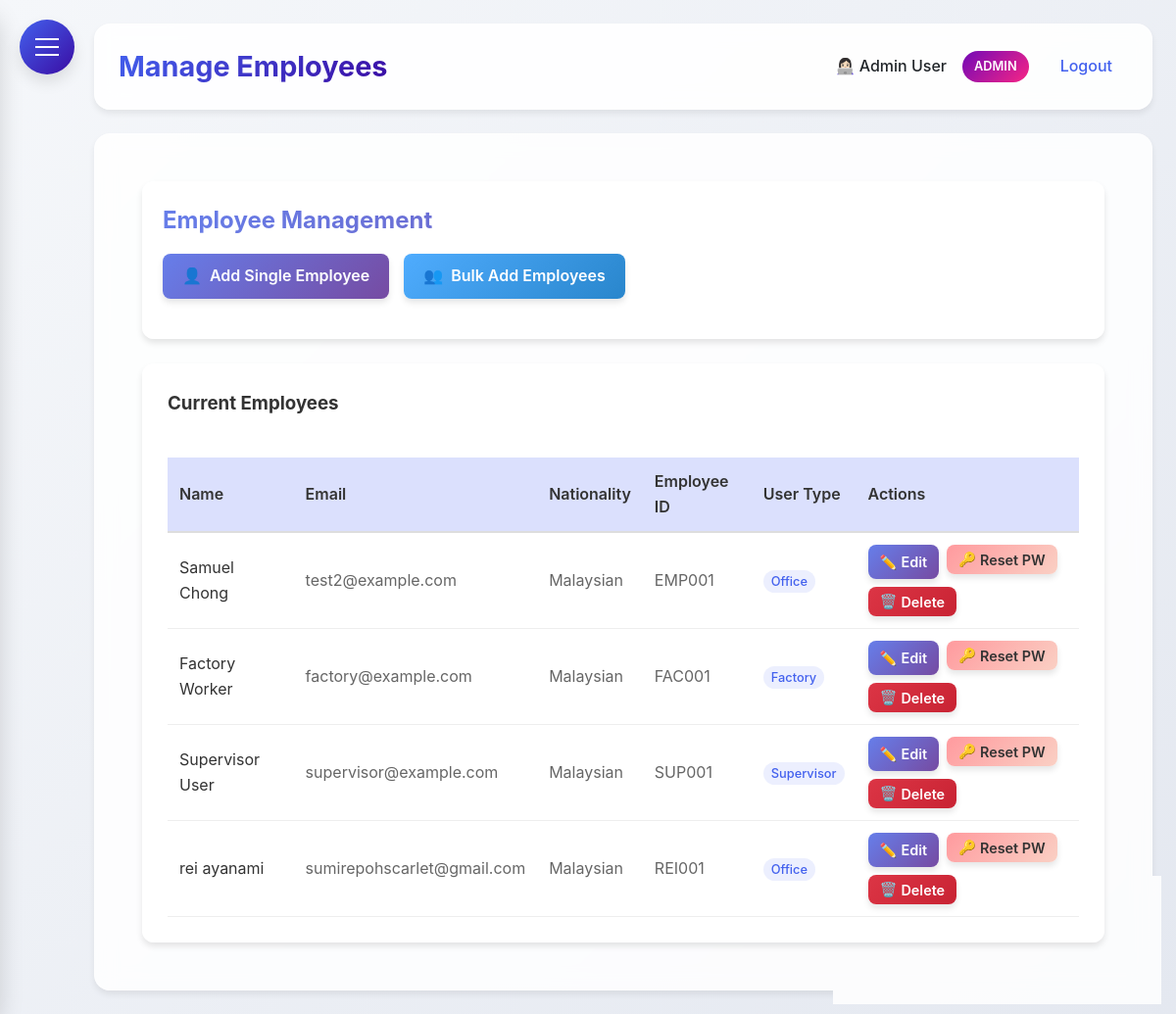
The app's page /manage_employees (signed in), older data.
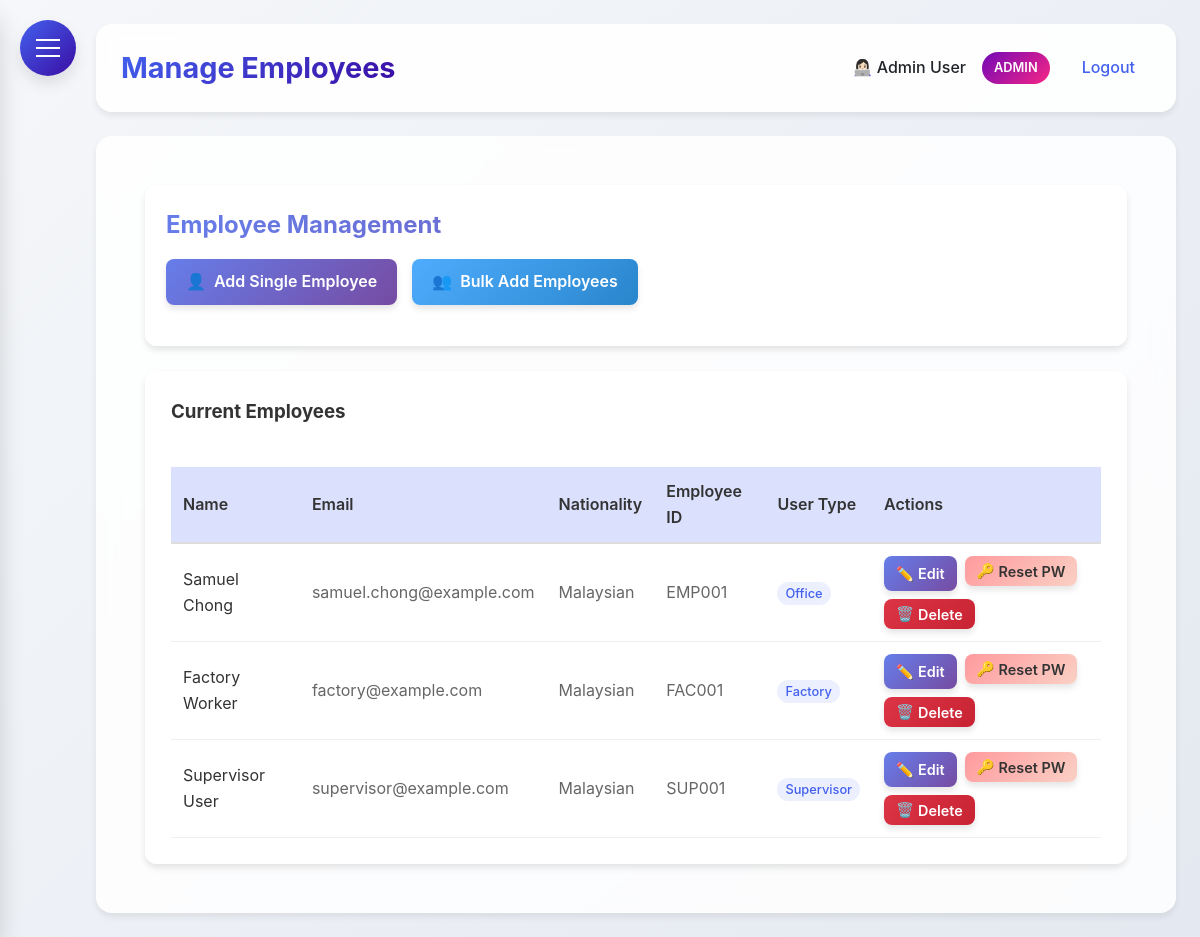
The same page, newer data.
### HerculesSystem.py (models this page shows, shortened)
class Employee(UserMixin, db.Model):
    id = db.Column(db.Integer, primary_key=True)
    username = db.Column(db.String(80), unique=True, nullable=False)
    password = db.Column(db.String(120), nullable=False)
    full_name = db.Column(db.String(120), nullable=False)
    email = db.Column(db.String(120), unique=True, nullable=False)
    nationality = db.Column(db.String(80), nullable=False)
    employee_id = db.Column(db.String(80), unique=True, nullable=False)
    hire_date = db.Column(db.Date)
    is_admin = db.Column(db.Boolean, default=False)
    user_type = db.Column(db.String(20), default='employee')
    last_clock_in = db.Column(db.DateTime)
    last_clock_out = db.Column(db.DateTime)
    last_lunch_start = db.Column(db.DateTime)
    last_lunch_end = db.Column(db.DateTime)
    leave_balances = db.relationship('LeaveBalance', back_populates='employee', lazy=True)

### HerculesSystem.py (the view)
@app.route('/manage_employees')
@login_required
def manage_employees():
    if current_user.user_type != 'admin':
        flash('You do not have permission to manage employees.', 'danger')
        return redirect(url_for('dashboard'))
    employees = Employee.query.filter(Employee.user_type != 'admin').all()
    return render_template('manage_employees.html', employees=employees)

### HerculesSystem.py (called while the page is built)
@app.after_request
def add_security_headers(response):
    response.headers['Permissions-Policy'] = 'geolocation=()'
    return response

@login_manager.user_loader
def load_user(user_id):
    return db.session.get(Employee, int(user_id))

@app.context_processor
def inject_now():
    return {'now': datetime.utcnow()}

@app.before_request
def before_request():
    if request.url.startswith('https://'):
        new_url = request.url.replace('https://', 'http://', 1)
        return redirect(new_url, code=301)

### templates/manage_employees.html (shortened to what the changed rows need)
{% extends "base.html" %}
{% block content %}
<div class="dashboard-container">
    <div class="glass" style="padding: 20px; border-radius: 12px; margin-bottom: 25px;">
        <h2 style="margin-bottom: 15px; background: linear-gradient(135deg, #667eea 0%, #764ba2 100%); -webkit-background-clip: text; background-clip: text; color: transparent;">
        </h2>
    </div>
    <div class="glass" style="padding: 25px; border-radius: 12px;">
        {% if employees %}
        <div style="overflow-x: auto;">
            <table style="width: 100%; border-collapse: collapse;">
                <thead>
                    <tr style="background: rgba(67, 97, 238, 0.1);">
                        <th style="padding: 12px; text-align: left; border-bottom: 2px solid #ddd; font-weight: 600;">Name</th>
                        <th style="padding: 12px; text-align: left; border-bottom: 2px solid #ddd; font-weight: 600;">Email</th>
                        <th style="padding: 12px; text-align: left; border-bottom: 2px solid #ddd; font-weight: 600;">Nationality</th>
                        <th style="padding: 12px; text-align: left; border-bottom: 2px solid #ddd; font-weight: 600;">Employee ID</th>
                        <th style="padding: 12px; text-align: left; border-bottom: 2px solid #ddd; font-weight: 600;">User Type</th>
                        <th style="padding: 12px; text-align: left; border-bottom: 2px solid #ddd; font-weight: 600;">Actions</th>
                    </tr>
                </thead>
                <tbody>
                    {% for employee in employees %}
                    <tr>
                        <td style="padding: 12px; border-bottom: 1px solid #eee; color: #333;">{{ employee.full_name }}</td>
                        <td style="padding: 12px; border-bottom: 1px solid #eee; color: #666;">{{ employee.email }}</td>
                        <td style="padding: 12px; border-bottom: 1px solid #eee; color: #666;">{{ employee.nationality }}</td>
                        <td style="padding: 12px; border-bottom: 1px solid #eee; color: #666;">{{ employee.employee_id }}</td>
                        <td style="padding: 12px; border-bottom: 1px solid #eee;">
                            <span style="
                                padding: 4px 8px;
                                border-radius: 12px;
                                font-size: 0.8rem;
                                font-weight: 500;
                                background: rgba(67, 97, 238, 0.1);
                                color: #4361ee;
                            ">
                                {{ employee.user_type|title }}
                            </span>
                        </td>
                        <td style="padding: 12px; border-bottom: 1px solid #eee;">
                            <div style="display: flex; gap: 8px; flex-wrap: wrap;">
                                <a href="{{ url_for('edit_employee', employee_id=employee.id) }}"
                                   class="btn btn-sm btn-primary" style="display: inline-flex; align-items: center; gap: 4px; padding: 6px 12px;">
                                    <span>✏️</span>
                                    <span>Edit</span>
                                </a>
                                <form action="{{ url_for('reset_password', employee_id=employee.id) }}" method="POST" style="margin: 0;">
                                    <button type="submit"
                                            class="btn btn-sm btn-warning"
                                            style="display: inline-flex; align-items: center; gap: 4px; padding: 6px 12px;"
                                            onclick="return confirm('Are you sure you want to reset the password for {{ employee.full_name }}? An email will be sent with the new password.')">
                                        <span>🔑</span>
                                        <span>Reset PW</span>
                                    </button>
                                </form>
                                <form action="{{ url_for('delete_employee', employee_id=employee.id) }}" method="POST" style="margin: 0;">
                                    <button type="submit"
                                            class="btn btn-sm btn-danger"
                                            style="display: inline-flex; align-items: center; gap: 4px; padding: 6px 12px;"
                                            onclick="return confirm('⚠️ WARNING: Are you sure you want to delete {{ employee.full_name }}? This action cannot be undone and will permanently remove all employee data including leave records and time tracking.')">
                                        <span>🗑️</span>
                                        <span>Delete</span>
                                    </button>
                                </form>
                            </div>
                        </td>
                    </tr>
                    {% endfor %}
                </tbody>
            </table>
        </div>
        {% else %}
        <div style="text-align: center; padding: 40px; color: #666;">
            <p style="font-size: 1.1rem; margin-bottom: 10px;">No employees found</p>
            <p>Get started by adding your first employee!</p>
        </div>
        {% endif %}
    </div>
</div>
{% endblock %}

Row changes from the older to the newer data that the page shows:
removed Employee: full_name "rei ayanami", email "sumirepohscarlet@gmail.com", nationality "Malaysian", employee_id "REI001", user_type "Office"
changed Employee "Samuel Chong": email "test2@example.com" → "samuel.chong@example.com"
